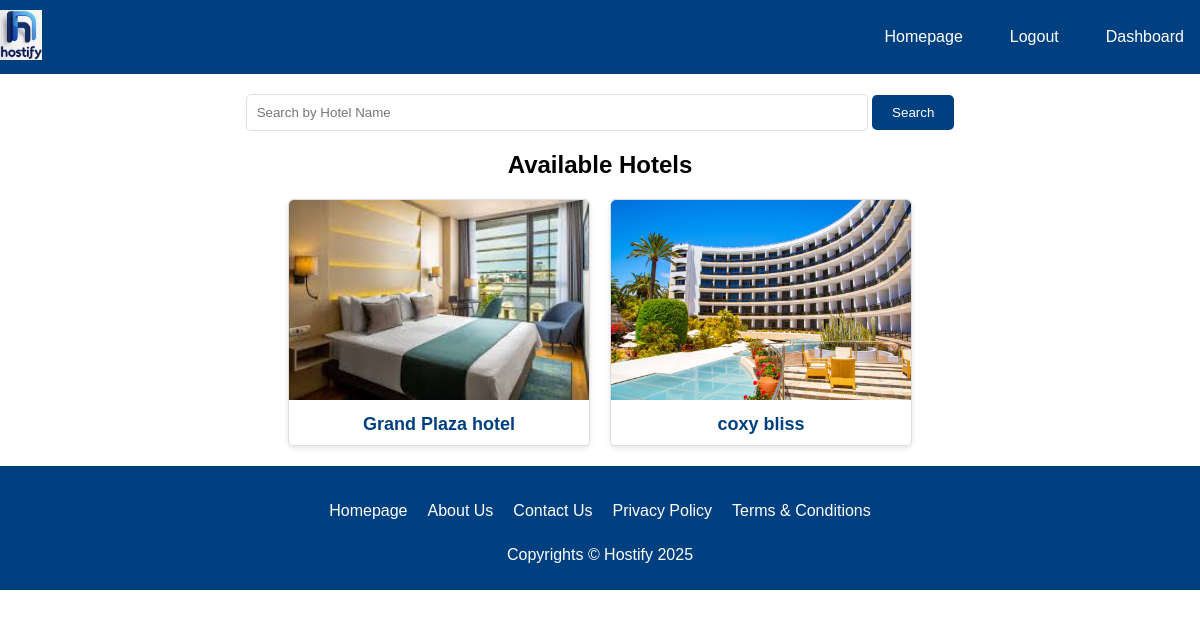
/ (signed in), run on an earlier commit of the app's database.
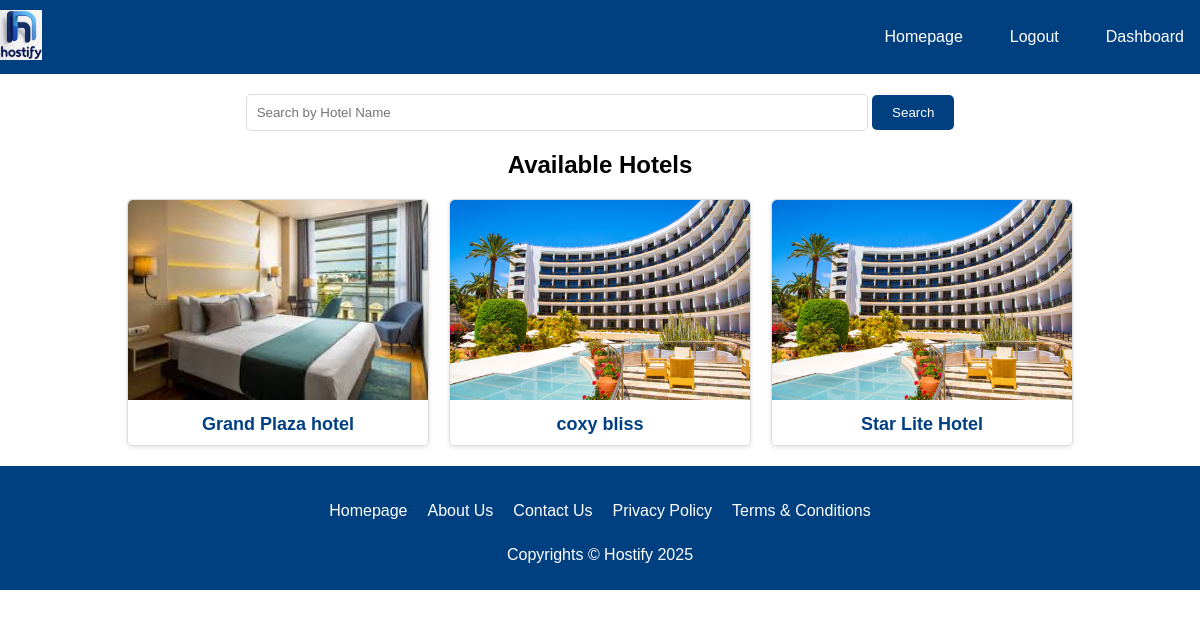
And on a later commit of the database.
### core/models.py (models this page shows, shortened)
class Hotel(models.Model):
    name = models.CharField(
        max_length=255,
        help_text="Enter the name of the hotel (e.g., Grand Plaza Hotel).")
    address = models.CharField(
        max_length=255,
        help_text="Hotel Address.")
    description = models.TextField(
        help_text="Enter hotel description")
    owner = models.ForeignKey(User, on_delete=models.CASCADE, related_name='owned_hotels')
    photo = models.ImageField(upload_to='hotel_photos/', blank=True, help_text="Upload a photo of your hotel")
    amenities = models.ManyToManyField(Amenity)
    rating = models.DecimalField(max_digits=2, decimal_places=1, null=True, blank=True)
    phone_number = models.CharField(max_length=20, unique=True)
    email = models.EmailField(unique=True)

### core/views.py (the view)
# urls.py: path('', views.home, name='home'),
def home(request):
  hotels = Hotel.objects.all()  # Get all hotels initially
  hotel_name = request.GET.get('hotel_name')
  if hotel_name:
    hotels = hotels.filter(name__icontains=hotel_name)  # Filter by name (case-insensitive)
  return render(request, 'home.html', {'hotels': hotels})

### templates/home.html (shortened to what this page needs)
<!DOCTYPE html>
<html>
<head>
  {% load static %}
</head>
<body>
  <header>
    <a href="{% url 'home' %}">
      <img src="{% static 'images/logo.jpg' %}" alt="Hostify Logo" class="logo">
    </a>
    <nav>
      <ul>
        <li><a href="{% url 'home' %}">Homepage</a></li>
        {% if user.is_authenticated %}
          <li><a href="{% url 'logout' %}">Logout</a></li>
          {% if user.is_hotel_owner %}
            <li><a href="{% url 'hotel_dashboard' %}">Dashboard</a></li>
          {% endif %}
        {% else %}
          <li><a href="{% url 'login' %}">Login</a></li>
          <li><a href="{% url 'select_user_type' %}">Register</a></li>
        {% endif %}
      </ul>
    </nav>
  </header>
  <main>
    {% block content %}
      {% if user.is_authenticated %}
        <form method="get" class="search-bar">
          <input type="text" id="hotel_name" name="hotel_name" placeholder="Search by Hotel Name">
          <button type="submit">Search</button>
        </form>
        <h2>Available Hotels</h2>
        <div class="hotel-list">
          {% for hotel in hotels %}
            <div class="hotel-card">
              <img src="{{ hotel.photo.url }}" alt="{{ hotel.name }}">
              <h3><a href="{% url 'hotel_detail' hotel.id %}">{{ hotel.name }}</a></h3>
            </div>
          {% endfor %}
        </div>
      {% else %}
        <p>Register or login to your account to view available hotels.</p>
      {% endif %}
    {% endblock %}
  </main>
  <footer>
    {% block footer %}
    <ul style="display: flex; justify-content: center; gap: 20px; padding: 10px 0; list-style: none;">
        <li><a href="{% url 'home' %}" style="color: white; text-decoration: none;">Homepage</a></li>
        <li><a href="{% url 'about_us' %}" style="color: white; text-decoration: none;">About Us</a></li>
        <li><a href="{% url 'contact_us' %}" style="color: white; text-decoration: none;">Contact Us</a></li>
        <li><a href="{% url 'privacy_policy' %}" style="color: white; text-decoration: none;">Privacy Policy</a></li>
        <li><a href="{% url 'terms_and_conditions' %}" style="color: white; text-decoration: none;">Terms & Conditions</a></li>
    </ul>
    <p style="color: white; text-align: center;">Copyrights &copy; Hostify 2025</p>
{% endblock %}
  </footer>
</body>
</html>

### templates/home.html (style rules this page uses)
body { font-family: sans-serif; margin: 0; padding: 0; display: flex; flex-direction: column; align-items: center; }
header { display: flex; justify-content: space-between; align-items: center; width: 100%; padding: 10px 20px; background-color: #004080; color: #fff; }
header .logo { height: 50px; }
header nav ul { list-style: none; display: flex; gap: 15px; margin: 0; padding: 0; }
header nav ul li a { text-decoration: none; color: #fff; padding: 10px 15px; border: 1px solid transparent; border-radius: 5px; transition: background-color 0.3s ease, border-color 0.3s ease; }
main { width: 90%; max-width: 1200px; text-align: center; margin: 20px auto; }
.search-bar { margin-bottom: 20px; }
.search-bar input { padding: 10px; width: 70%; max-width: 600px; border: 1px solid #ddd; border-radius: 5px; }
.search-bar button { padding: 10px 20px; background-color: #004080; color: #fff; border: none; border-radius: 5px; cursor: pointer; }
.hotel-list { display: flex; flex-wrap: wrap; justify-content: center; gap: 20px; }
.hotel-card { width: 300px; border: 1px solid #ddd; border-radius: 5px; box-shadow: 0 2px 5px rgba(0, 0, 0, 0.1); text-align: center; }
.hotel-card img { width: 100%; height: 200px; object-fit: cover; border-radius: 5px 5px 0 0; }
.hotel-card h3 { font-size: 18px; margin: 10px 0; }
.hotel-card a { text-decoration: none; color: #004080; font-weight: bold; }
footer { text-align: center; padding: 10px 20px; background-color: #004080; color: #fff; width: 100%; }

What changed in the data, as far as the page shows it:
added Hotel: photo (picture), name "Star Lite Hotel"
